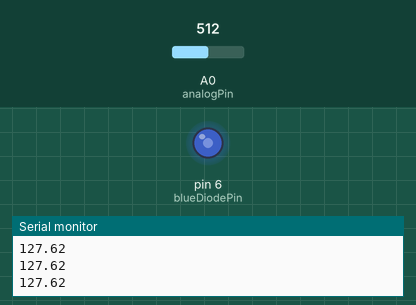
A sketch run on a simulated Arduino Uno, built with avr-gcc and run on an emulated ATmega328P. Shown: output pins drawn as LEDs (lit = HIGH), the last lines printed to the serial monitor. The inputs (shaded band) are chosen by the test bench; at power-on: A0 (analogPin) = 512.

Above: at 1.3 s.
1.4 s: A0 (analogPin) set to 716
At 2.4 s:
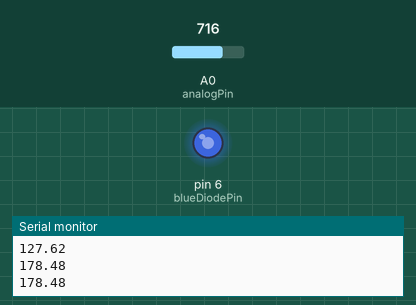
3.0 s: A0 (analogPin) set to 900
At 3.6 s:
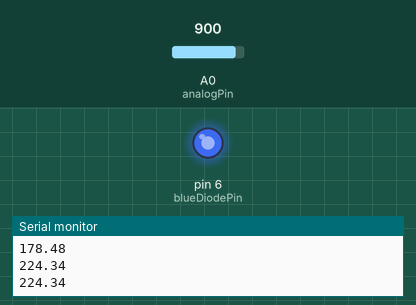
4.5 s: A0 (analogPin) set to 122
At 4.8 s:
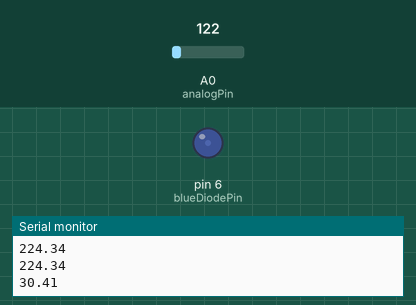
6.0 s: A0 (analogPin) set to 0
At 7.2 s:
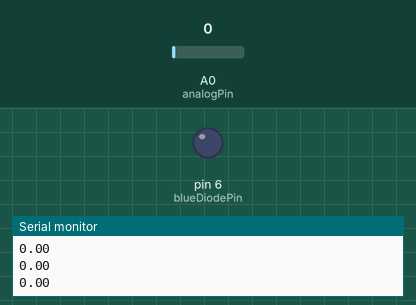
7.5 s: A0 (analogPin) set to 511
At 8.4 s:
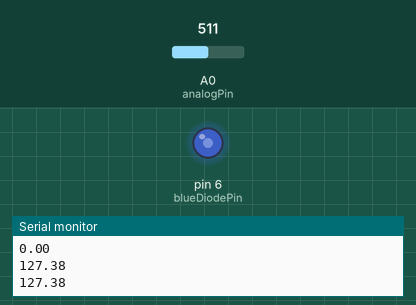
Timing chart, 0 to 10.0 s (numbered marks = the images above; inputs shaded):
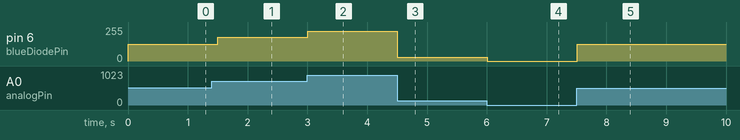

The sketch:

ard.ino
```cpp
int analogPin = A0;
int readVal;
float v2;
int blueDiodePin = 6;

void setup() {
    Serial.begin(9600);
    pinMode(analogPin,INPUT);
    pinMode(blueDiodePin,OUTPUT);
}

void loop() {
  readVal = analogRead(analogPin);
  v2 = (255. / 1023.) * readVal;
  Serial.println(v2);
  analogWrite(blueDiodePin,v2);
  delay(500);
}
```

Measured:
- after the input at 1.4 s, pin 6 (blueDiodePin): 127/255 → 178/255 after 0.10 s
- after the input at 3.0 s, pin 6 (blueDiodePin): 178/255 → 224/255 at once
- after the input at 4.5 s, pin 6 (blueDiodePin): 224/255 → 30/255 at once
- after the input at 6.0 s, pin 6 (blueDiodePin): 30/255 → 0/255 at once
- after the input at 7.5 s, pin 6 (blueDiodePin): 0/255 → 127/255 at once
